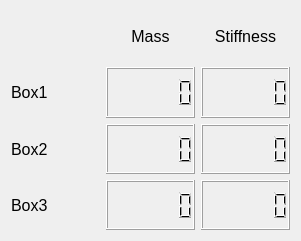
   <widget class="QWidget" name="layoutWidget">
    <property name="geometry">
     <rect>
      <x>1920</x>
      <y>160</y>
      <width>301</width>
      <height>241</height>
     </rect>
    </property>
    <property name="font">
     <font>
      <pointsize>12</pointsize>
     </font>
    </property>
    <layout class="QGridLayout" name="gridLayout_5">
     <item row="0" column="1">
      <widget class="QLabel" name="label_16">
       <property name="font">
        <font>
         <pointsize>12</pointsize>
        </font>
       </property>
       <property name="text">
        <string>Mass</string>
       </property>
       <property name="alignment">
        <set>Qt::AlignCenter</set>
       </property>
      </widget>
     </item>
     <item row="1" column="0">
      <widget class="QLabel" name="label_14">
       <property name="font">
        <font>
         <pointsize>12</pointsize>
        </font>
       </property>
       <property name="text">
        <string>Box1</string>
       </property>
       <property name="alignment">
        <set>Qt::AlignLeading|Qt::AlignLeft|Qt::AlignVCenter</set>
       </property>
      </widget>
     </item>
     <item row="1" column="1">
      <widget class="QLCDNumber" name="mass1_show">
       <property name="font">
        <font>
         <pointsize>12</pointsize>
        </font>
       </property>
       <property name="digitCount">
        <number>6</number>
       </property>
      </widget>
     </item>
     <item row="1" column="2">
      <widget class="QLCDNumber" name="stiff1Scale_show">
       <property name="font">
        <font>
         <pointsize>12</pointsize>
        </font>
       </property>
       <property name="digitCount">
        <number>6</number>
       </property>
      </widget>
     </item>
     <item row="2" column="0">
      <widget class="QLabel" name="label_15">
       <property name="font">
        <font>
         <pointsize>12</pointsize>
        </font>
       </property>
       <property name="text">
        <string>Box2</string>
       </property>
       <property name="alignment">
        <set>Qt::AlignLeading|Qt::AlignLeft|Qt::AlignVCenter</set>
       </property>
      </widget>
     </item>
     <item row="2" column="1">
      <widget class="QLCDNumber" name="mass2_show">
       <property name="font">
        <font>
         <pointsize>12</pointsize>
        </font>
       </property>
       <property name="digitCount">
        <number>6</number>
       </property>
      </widget>
     </item>
     <item row="2" column="2">
      <widget class="QLCDNumber" name="stiff2Scale_show">
       <property name="font">
        <font>
         <pointsize>12</pointsize>
        </font>
       </property>
       <property name="digitCount">
        <number>6</number>
       </property>
      </widget>
     </item>
     <item row="3" column="0">
      <widget class="QLabel" name="label_30">
       <property name="font">
        <font>
         <pointsize>12</pointsize>
        </font>
       </property>
       <property name="text">
        <string>Box3</string>
       </property>
       <property name="alignment">
        <set>Qt::AlignLeading|Qt::AlignLeft|Qt::AlignVCenter</set>
       </property>
      </widget>
     </item>
     <item row="3" column="1">
      <widget class="QLCDNumber" name="mass3_show">
       <property name="font">
        <font>
         <pointsize>12</pointsize>
        </font>
       </property>
       <property name="digitCount">
        <number>6</number>
       </property>
      </widget>
     </item>
     <item row="3" column="2">
      <widget class="QLCDNumber" name="stiff3Scale_show">
       <property name="font">
        <font>
         <pointsize>12</pointsize>
        </font>
       </property>
       <property name="digitCount">
        <number>6</number>
       </property>
      </widget>
     </item>
     <item row="0" column="2">
      <widget class="QLabel" name="label_17">
       <property name="font">
        <font>
         <pointsize>12</pointsize>
        </font>
       </property>
       <property name="text">
        <string>Stiffness</string>
       </property>
       <property name="alignment">
        <set>Qt::AlignCenter</set>
       </property>
      </widget>
     </item>
    </layout>
   </widget>
